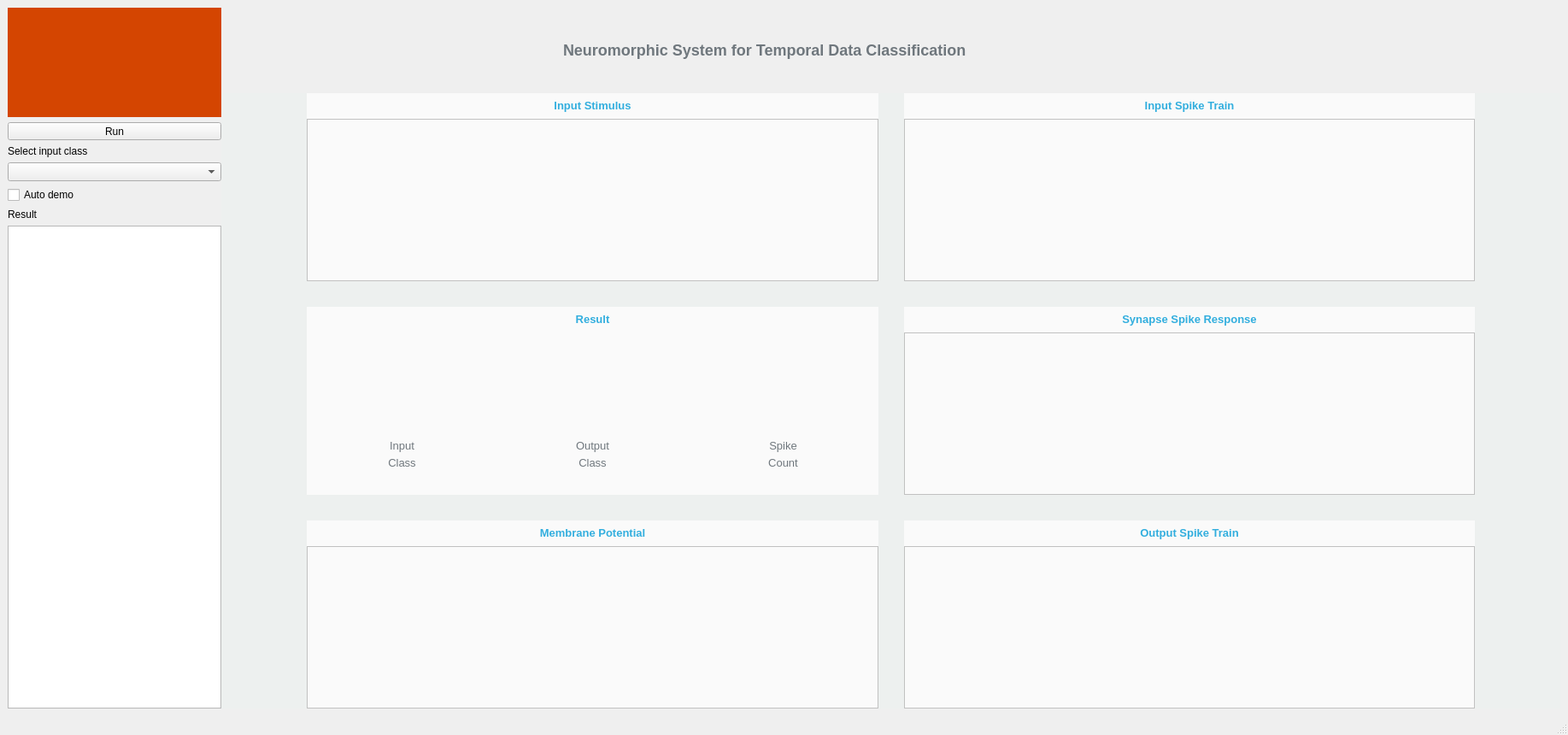
<?xml version="1.0" encoding="UTF-8"?>
<ui version="4.0">
 <class>MainWindow</class>
 <widget class="QMainWindow" name="MainWindow">
  <property name="geometry">
   <rect>
    <x>0</x>
    <y>0</y>
    <width>1835</width>
    <height>860</height>
   </rect>
  </property>
  <property name="windowTitle">
   <string>MainWindow</string>
  </property>
  <widget class="QWidget" name="centralwidget">
   <layout class="QGridLayout" name="gridLayout">
    <property name="spacing">
     <number>0</number>
    </property>
    <item row="1" column="1">
     <widget class="QWidget" name="disp" native="true">
      <property name="styleSheet">
       <string notr="true">background-color: rgb(237, 240, 239);</string>
      </property>
      <layout class="QGridLayout" name="gridLayout_2">
       <property name="leftMargin">
        <number>100</number>
       </property>
       <property name="topMargin">
        <number>0</number>
       </property>
       <property name="rightMargin">
        <number>100</number>
       </property>
       <property name="bottomMargin">
        <number>0</number>
       </property>
       <property name="spacing">
        <number>30</number>
       </property>
       <item row="1" column="1">
        <widget class="QWidget" name="psp_container" native="true">
         <property name="styleSheet">
          <string notr="true">background-color: rgb(250, 250, 250);</string>
         </property>
         <layout class="QGridLayout" name="gridLayout_5">
          <property name="leftMargin">
           <number>0</number>
          </property>
          <property name="topMargin">
           <number>0</number>
          </property>
          <property name="rightMargin">
           <number>0</number>
          </property>
          <property name="bottomMargin">
           <number>0</number>
          </property>
          <property name="spacing">
           <number>0</number>
          </property>
          <item row="0" column="0">
           <widget class="QLabel" name="label_4">
            <property name="minimumSize">
             <size>
              <width>0</width>
              <height>30</height>
             </size>
            </property>
            <property name="text">
             <string>&lt;html&gt;&lt;head/&gt;&lt;body&gt;&lt;p align=&quot;center&quot;&gt;&lt;span style=&quot; font-family:'Arial'; font-size:10pt; font-weight:600; color:#32aede;&quot;&gt;Synapse Spike Response&lt;/span&gt;&lt;/p&gt;&lt;/body&gt;&lt;/html&gt;</string>
            </property>
           </widget>
          </item>
          <item row="1" column="0">
           <widget class="PlotWidget" name="psp_plot"/>
          </item>
         </layout>
        </widget>
       </item>
       <item row="1" column="0">
        <widget class="QWidget" name="result_container" native="true">
         <property name="styleSheet">
          <string notr="true">background-color: rgb(250, 250, 250);</string>
         </property>
         <layout class="QGridLayout" name="gridLayout_6">
          <property name="leftMargin">
           <number>0</number>
          </property>
          <property name="topMargin">
           <number>0</number>
          </property>
          <property name="rightMargin">
           <number>0</number>
          </property>
          <property name="bottomMargin">
           <number>0</number>
          </property>
          <property name="spacing">
           <number>0</number>
          </property>
          <item row="1" column="0">
           <widget class="QLabel" name="input_class_value">
            <property name="styleSheet">
             <string notr="true">QLabel {
font-family: &quot;Arial&quot;;
font-size: 30px;
color : rgb(219,61,1);
}</string>
            </property>
            <property name="text">
             <string/>
            </property>
            <property name="alignment">
             <set>Qt::AlignCenter</set>
            </property>
           </widget>
          </item>
          <item row="1" column="1">
           <widget class="QLabel" name="output_class_value">
            <property name="styleSheet">
             <string notr="true">QLabel {
font-family: &quot;Arial&quot;;
font-size: 30px;
color : rgb(219,61,1);
}</string>
            </property>
            <property name="text">
             <string/>
            </property>
            <property name="alignment">
             <set>Qt::AlignCenter</set>
            </property>
           </widget>
          </item>
          <item row="2" column="0">
           <widget class="QLabel" name="input_class_text">
            <property name="text">
             <string>&lt;!DOCTYPE HTML PUBLIC &quot;-//W3C//DTD HTML 4.0//EN&quot; &quot;http://www.w3.org/TR/REC-html40/strict.dtd&quot;&gt;
&lt;html&gt;&lt;head&gt;&lt;meta name=&quot;qrichtext&quot; content=&quot;1&quot; /&gt;&lt;style type=&quot;text/css&quot;&gt;
p, li { white-space: pre-wrap; }
&lt;/style&gt;&lt;/head&gt;&lt;body style=&quot; font-family:'SimSun'; font-size:9pt; font-weight:400; font-style:normal;&quot;&gt;
&lt;p align=&quot;center&quot; style=&quot; margin-top:5px; margin-bottom:5px; margin-left:0px; margin-right:0px; -qt-block-indent:0; text-indent:0px;&quot;&gt;&lt;span style=&quot; font-family:'Arial'; font-size:10pt; color:#6f777d;&quot;&gt;Input&lt;/span&gt;&lt;/p&gt;
&lt;p align=&quot;center&quot; style=&quot; margin-top:5px; margin-bottom:5px; margin-left:0px; margin-right:0px; -qt-block-indent:0; text-indent:0px;&quot;&gt;&lt;span style=&quot; font-family:'Arial'; font-size:10pt; color:#6f777d;&quot;&gt;Class&lt;/span&gt;&lt;/p&gt;&lt;/body&gt;&lt;/html&gt;</string>
            </property>
           </widget>
          </item>
          <item row="2" column="1">
           <widget class="QLabel" name="output_class_text">
            <property name="text">
             <string>&lt;!DOCTYPE HTML PUBLIC &quot;-//W3C//DTD HTML 4.0//EN&quot; &quot;http://www.w3.org/TR/REC-html40/strict.dtd&quot;&gt;
&lt;html&gt;&lt;head&gt;&lt;meta name=&quot;qrichtext&quot; content=&quot;1&quot; /&gt;&lt;style type=&quot;text/css&quot;&gt;
p, li { white-space: pre-wrap; }
&lt;/style&gt;&lt;/head&gt;&lt;body style=&quot; font-family:'SimSun'; font-size:9pt; font-weight:400; font-style:normal;&quot;&gt;
&lt;p align=&quot;center&quot; style=&quot; margin-top:5px; margin-bottom:5px; margin-left:0px; margin-right:0px; -qt-block-indent:0; text-indent:0px;&quot;&gt;&lt;span style=&quot; font-family:'Arial'; font-size:10pt; color:#6f777d;&quot;&gt;Output&lt;/span&gt;&lt;/p&gt;
&lt;p align=&quot;center&quot; style=&quot; margin-top:5px; margin-bottom:5px; margin-left:0px; margin-right:0px; -qt-block-indent:0; text-indent:0px;&quot;&gt;&lt;span style=&quot; font-family:'Arial'; font-size:10pt; color:#6f777d;&quot;&gt;Class&lt;/span&gt;&lt;/p&gt;&lt;/body&gt;&lt;/html&gt;</string>
            </property>
           </widget>
          </item>
          <item row="1" column="2">
           <widget class="QLabel" name="spike_count_value">
            <property name="styleSheet">
             <string notr="true">QLabel {
font-family: &quot;Arial&quot;;
font-size: 30px;
color : rgb(219,61,1);
}</string>
            </property>
            <property name="text">
             <string/>
            </property>
            <property name="alignment">
             <set>Qt::AlignCenter</set>
            </property>
           </widget>
          </item>
          <item row="2" column="2">
           <widget class="QLabel" name="spike_count_text">
            <property name="text">
             <string>&lt;!DOCTYPE HTML PUBLIC &quot;-//W3C//DTD HTML 4.0//EN&quot; &quot;http://www.w3.org/TR/REC-html40/strict.dtd&quot;&gt;
&lt;html&gt;&lt;head&gt;&lt;meta name=&quot;qrichtext&quot; content=&quot;1&quot; /&gt;&lt;style type=&quot;text/css&quot;&gt;
p, li { white-space: pre-wrap; }
&lt;/style&gt;&lt;/head&gt;&lt;body style=&quot; font-family:'SimSun'; font-size:9pt; font-weight:400; font-style:normal;&quot;&gt;
&lt;p align=&quot;center&quot; style=&quot; margin-top:5px; margin-bottom:5px; margin-left:0px; margin-right:0px; -qt-block-indent:0; text-indent:0px;&quot;&gt;&lt;span style=&quot; font-family:'Arial'; font-size:10pt; color:#6f777d;&quot;&gt;Spike&lt;/span&gt;&lt;/p&gt;
&lt;p align=&quot;center&quot; style=&quot; margin-top:5px; margin-bottom:5px; margin-left:0px; margin-right:0px; -qt-block-indent:0; text-indent:0px;&quot;&gt;&lt;span style=&quot; font-family:'Arial'; font-size:10pt; color:#6f777d;&quot;&gt;Count&lt;/span&gt;&lt;/p&gt;&lt;/body&gt;&lt;/html&gt;</string>
            </property>
           </widget>
          </item>
          <item row="0" column="0" colspan="3">
           <widget class="QLabel" name="result_title">
            <property name="minimumSize">
             <size>
              <width>0</width>
              <height>30</height>
             </size>
            </property>
            <property name="maximumSize">
             <size>
              <width>16777215</width>
              <height>30</height>
             </size>
            </property>
            <property name="text">
             <string>&lt;html&gt;&lt;head/&gt;&lt;body&gt;&lt;p align=&quot;center&quot;&gt;&lt;span style=&quot; font-family:'Arial'; font-size:10pt; font-weight:600; color:#32aede;&quot;&gt;Result&lt;/span&gt;&lt;/p&gt;&lt;/body&gt;&lt;/html&gt;</string>
            </property>
           </widget>
          </item>
         </layout>
        </widget>
       </item>
       <item row="2" column="0">
        <widget class="QWidget" name="voltage_container" native="true">
         <property name="styleSheet">
          <string notr="true">background-color: rgb(250, 250, 250);</string>
         </property>
         <layout class="QGridLayout" name="gridLayout_8">
          <property name="leftMargin">
           <number>0</number>
          </property>
          <property name="topMargin">
           <number>0</number>
          </property>
          <property name="rightMargin">
           <number>0</number>
          </property>
          <property name="bottomMargin">
           <number>0</number>
          </property>
          <property name="spacing">
           <number>0</number>
          </property>
          <item row="0" column="0">
           <widget class="QLabel" name="label_5">
            <property name="minimumSize">
             <size>
              <width>0</width>
              <height>30</height>
             </size>
            </property>
            <property name="text">
             <string>&lt;html&gt;&lt;head/&gt;&lt;body&gt;&lt;p align=&quot;center&quot;&gt;&lt;span style=&quot; font-family:'Arial'; font-size:10pt; font-weight:600; color:#32aede;&quot;&gt;Membrane Potential&lt;/span&gt;&lt;/p&gt;&lt;/body&gt;&lt;/html&gt;</string>
            </property>
           </widget>
          </item>
          <item row="1" column="0">
           <widget class="PlotWidget" name="voltage_plot"/>
          </item>
         </layout>
        </widget>
       </item>
       <item row="2" column="1">
        <widget class="QWidget" name="outspike_container" native="true">
         <property name="styleSheet">
          <string notr="true">background-color: rgb(250, 250, 250);</string>
         </property>
         <layout class="QGridLayout" name="gridLayout_7">
          <property name="leftMargin">
           <number>0</number>
          </property>
          <property name="topMargin">
           <number>0</number>
          </property>
          <property name="rightMargin">
           <number>0</number>
          </property>
          <property name="bottomMargin">
           <number>0</number>
          </property>
          <property name="spacing">
           <number>0</number>
          </property>
          <item row="0" column="0">
           <widget class="QLabel" name="label_6">
            <property name="minimumSize">
             <size>
              <width>0</width>
              <height>30</height>
             </size>
            </property>
            <property name="text">
             <string>&lt;html&gt;&lt;head/&gt;&lt;body&gt;&lt;p align=&quot;center&quot;&gt;&lt;span style=&quot; font-family:'Arial'; font-size:10pt; font-weight:600; color:#32aede;&quot;&gt;Output Spike Train&lt;/span&gt;&lt;/p&gt;&lt;/body&gt;&lt;/html&gt;</string>
            </property>
           </widget>
          </item>
          <item row="1" column="0">
           <widget class="PlotWidget" name="outspike_plot"/>
          </item>
         </layout>
        </widget>
       </item>
       <item row="0" column="0">
        <widget class="QWidget" name="raw_data_container" native="true">
         <property name="styleSheet">
          <string notr="true">background-color: rgb(250, 250, 250);</string>
         </property>
         <layout class="QGridLayout" name="gridLayout_4">
          <property name="leftMargin">
           <number>0</number>
          </property>
          <property name="topMargin">
           <number>0</number>
          </property>
          <property name="rightMargin">
           <number>0</number>
          </property>
          <property name="bottomMargin">
           <number>0</number>
          </property>
          <property name="spacing">
           <number>0</number>
          </property>
          <item row="0" column="0">
           <widget class="QLabel" name="raw_data_label">
            <property name="minimumSize">
             <size>
              <width>0</width>
              <height>30</height>
             </size>
            </property>
            <property name="styleSheet">
             <string notr="true">background-color: rgb(250, 250, 250);</string>
            </property>
            <property name="text">
             <string>&lt;html&gt;&lt;head/&gt;&lt;body&gt;&lt;p align=&quot;center&quot;&gt;&lt;span style=&quot; font-family:'Arial'; font-size:10pt; font-weight:600; color:#32aede;&quot;&gt;Input Stimulus&lt;/span&gt;&lt;/p&gt;&lt;/body&gt;&lt;/html&gt;</string>
            </property>
           </widget>
          </item>
          <item row="1" column="0">
           <widget class="PlotWidget" name="raw_data_plot"/>
          </item>
         </layout>
        </widget>
       </item>
       <item row="0" column="1">
        <widget class="QWidget" name="inspike_container" native="true">
         <property name="styleSheet">
          <string notr="true">background-color: rgb(250, 250, 250);</string>
         </property>
         <layout class="QGridLayout" name="gridLayout_3">
          <property name="leftMargin">
           <number>0</number>
          </property>
          <property name="topMargin">
           <number>0</number>
          </property>
          <property name="rightMargin">
           <number>0</number>
          </property>
          <property name="bottomMargin">
           <number>0</number>
          </property>
          <property name="spacing">
           <number>0</number>
          </property>
          <item row="0" column="0">
           <widget class="QLabel" name="label_2">
            <property name="minimumSize">
             <size>
              <width>0</width>
              <height>30</height>
             </size>
            </property>
            <property name="text">
             <string>&lt;html&gt;&lt;head/&gt;&lt;body&gt;&lt;p align=&quot;center&quot;&gt;&lt;span style=&quot; font-family:'Arial'; font-size:10pt; font-weight:600; color:#32aede;&quot;&gt;Input Spike Train&lt;/span&gt;&lt;/p&gt;&lt;/body&gt;&lt;/html&gt;</string>
            </property>
           </widget>
          </item>
          <item row="1" column="0">
           <widget class="PlotWidget" name="inspike_plot"/>
          </item>
         </layout>
        </widget>
       </item>
      </layout>
     </widget>
    </item>
    <item row="0" column="1">
     <widget class="QWidget" name="banner" native="true">
      <property name="minimumSize">
       <size>
        <width>0</width>
        <height>100</height>
       </size>
      </property>
      <property name="maximumSize">
       <size>
        <width>16777215</width>
        <height>100</height>
       </size>
      </property>
      <layout class="QGridLayout" name="gridLayout_10">
       <property name="leftMargin">
        <number>100</number>
       </property>
       <property name="topMargin">
        <number>0</number>
       </property>
       <property name="rightMargin">
        <number>0</number>
       </property>
       <property name="bottomMargin">
        <number>0</number>
       </property>
       <property name="spacing">
        <number>0</number>
       </property>
       <item row="0" column="0">
        <widget class="QLabel" name="banner_logo">
         <property name="maximumSize">
          <size>
           <width>300</width>
           <height>16777215</height>
          </size>
         </property>
         <property name="text">
          <string/>
         </property>
        </widget>
       </item>
       <item row="0" column="1">
        <widget class="QLabel" name="title_label">
         <property name="minimumSize">
          <size>
           <width>0</width>
           <height>50</height>
          </size>
         </property>
         <property name="font">
          <font>
           <family>Arial</family>
          </font>
         </property>
         <property name="text">
          <string>&lt;html&gt;&lt;head/&gt;&lt;body&gt;&lt;p&gt;&lt;span style=&quot; font-size:x-large; font-weight:600; color:#6f777d;&quot;&gt;Neuromorphic System for Temporal Data Classification&lt;/span&gt;&lt;/p&gt;&lt;/body&gt;&lt;/html&gt;</string>
         </property>
        </widget>
       </item>
      </layout>
     </widget>
    </item>
    <item row="0" column="0" rowspan="2">
     <widget class="QWidget" name="control_panel" native="true">
      <property name="minimumSize">
       <size>
        <width>100</width>
        <height>0</height>
       </size>
      </property>
      <property name="maximumSize">
       <size>
        <width>250</width>
        <height>16777215</height>
       </size>
      </property>
      <property name="styleSheet">
       <string notr="true">/*#control_panel {background-color:  rgb(173, 179, 184);}*/</string>
      </property>
      <layout class="QGridLayout" name="gridLayout_9">
       <property name="leftMargin">
        <number>0</number>
       </property>
       <property name="topMargin">
        <number>0</number>
       </property>
       <property name="rightMargin">
        <number>0</number>
       </property>
       <property name="bottomMargin">
        <number>0</number>
       </property>
       <item row="6" column="0">
        <widget class="QListWidget" name="listw"/>
       </item>
       <item row="4" column="0">
        <widget class="QCheckBox" name="auto_check_box">
         <property name="font">
          <font>
           <family>Arial</family>
          </font>
         </property>
         <property name="text">
          <string>Auto demo</string>
         </property>
        </widget>
       </item>
       <item row="5" column="0">
        <widget class="QLabel" name="input_class_label">
         <property name="font">
          <font>
           <family>Arial</family>
          </font>
         </property>
         <property name="text">
          <string>Result</string>
         </property>
        </widget>
       </item>
       <item row="1" column="0">
        <widget class="QToolButton" name="btn">
         <property name="minimumSize">
          <size>
           <width>0</width>
           <height>20</height>
          </size>
         </property>
         <property name="maximumSize">
          <size>
           <width>400</width>
           <height>100</height>
          </size>
         </property>
         <property name="font">
          <font>
           <family>Arial</family>
          </font>
         </property>
         <property name="text">
          <string>Run</string>
         </property>
        </widget>
       </item>
       <item row="3" column="0">
        <widget class="ComboBox" name="dropdown_patterns"/>
       </item>
       <item row="0" column="0">
        <widget class="QLabel" name="logo">
         <property name="minimumSize">
          <size>
           <width>128</width>
           <height>128</height>
          </size>
         </property>
         <property name="maximumSize">
          <size>
           <width>300</width>
           <height>300</height>
          </size>
         </property>
         <property name="styleSheet">
          <string notr="true">background-color: rgb(212, 69, 1);</string>
         </property>
         <property name="text">
          <string/>
         </property>
        </widget>
       </item>
       <item row="2" column="0">
        <widget class="QLabel" name="label">
         <property name="font">
          <font>
           <family>Arial</family>
          </font>
         </property>
         <property name="text">
          <string>Select input class</string>
         </property>
        </widget>
       </item>
      </layout>
     </widget>
    </item>
   </layout>
  </widget>
  <widget class="QMenuBar" name="menubar">
   <property name="geometry">
    <rect>
     <x>0</x>
     <y>0</y>
     <width>1835</width>
     <height>26</height>
    </rect>
   </property>
  </widget>
  <widget class="QStatusBar" name="statusbar"/>
 </widget>
 <customwidgets>
  <customwidget>
   <class>PlotWidget</class>
   <extends>QGraphicsView</extends>
   <header>pyqtgraph</header>
  </customwidget>
  <customwidget>
   <class>ComboBox</class>
   <extends>QComboBox</extends>
   <header>pyqtgraph</header>
  </customwidget>
 </customwidgets>
 <resources/>
 <connections/>
</ui>
